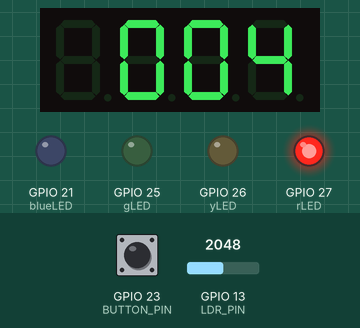
A program run on a simulated ESP32. Parts: 4-digit seven-segment display, output pins drawn as LEDs (lit = HIGH). Inputs (shaded band) come from the test bench; at power-on: GPIO 13 (LDR_PIN) = 2048, GPIO 23 (BUTTON_PIN) HIGH. What the program prints to the serial monitor is not drawn.

Above: at 1.8 s.
1.9 s: GPIO 13 (LDR_PIN) set to 1059
6.0 s: GPIO 13 (LDR_PIN) set to 929
7.9 s: GPIO 13 (LDR_PIN) set to 1040
At 8.5 s:
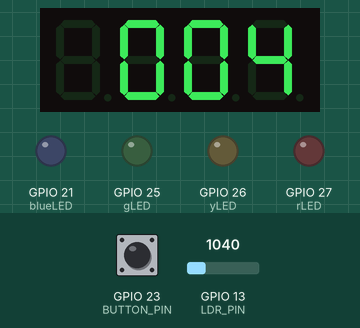
12.0 s: GPIO 23 (BUTTON_PIN) pulled LOW for 1.25 s
At 13.0 s:
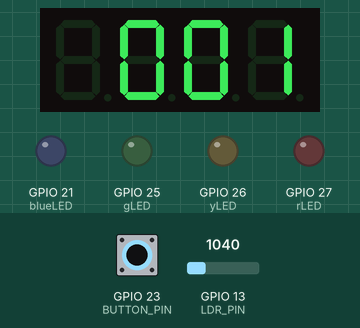
14.7 s: GPIO 23 (BUTTON_PIN) pulled LOW for 1.25 s
At 15.5 s:
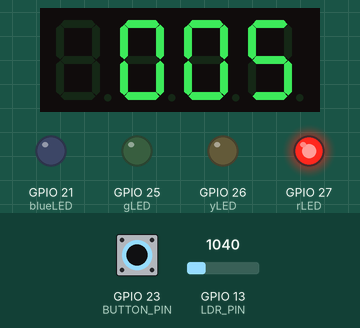
17.4 s: GPIO 23 (BUTTON_PIN) pulled LOW for 3.2 s
At 18.3 s:
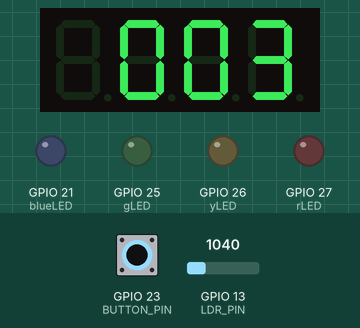
Timing chart, 0 to 20.4 s (numbered marks = the images above; inputs shaded):
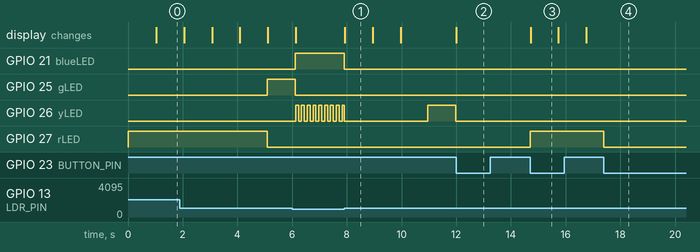

The program:

main.cpp
```cpp
#include <Arduino.h>
#include <TM1637Display.h>

// Pin đèn LED
// Đèn giao thông
#define rLED 27 // Đèn đỏ
#define yLED 26 // Đèn vàng
#define gLED 25 // Đèn xanh
// Đèn trời tối
#define blueLED 21

// Pin - TM1637
#define CLK 18
#define DIO 19

// Nút nhấn để tạm dừng.
#define BUTTON_PIN 23
// Cảm biến quang (LDR) để nhận biết trời tối.
#define LDR_PIN 13

// Khai báo thời gian của mỗi tín hiệu đèn (ms)
#define rTIME 5000
#define yTIME 2000
#define gTIME 5000

TM1637Display display(CLK, DIO);
// biến thời gian và trạng thái
ulong currentMiliseconds = 0; // Thời gian hiện tại
ulong ledTimeStart = 0;       // Thời điểm đèn đổi màu
int currentLED = rLED;        // Đèn hiện tại đang sáng
bool isPaused = false;        // Trạng thái dừng
int counter = rTIME / 1000;   // Thời gian hiển thị đếm ngược (s)

void togglePause();                                // Tạm dừng hoặc tiếp tục hệ thống
bool IsReady(ulong &ulTimer, uint32_t milisecond); // Kiểm tra xem đã hết thời gian đèn chưa
void NonBlocking_Traffic_Light();                  // Điều khiển đèn giao thông không dùng delay
void Testing_Display();                            // Hiển thị thời gian đếm ngược trên  TM1637
bool isNightMode = false; // Lưu trạng thái hiện tại (mặc định là ban ngày)
void yLED_Blink();

void setup()
{
    Serial.begin(115200);
    pinMode(rLED, OUTPUT);
    pinMode(yLED, OUTPUT);
    pinMode(gLED, OUTPUT);
    pinMode(blueLED, OUTPUT);
    pinMode(BUTTON_PIN, INPUT_PULLUP);
    pinMode(LDR_PIN, INPUT);

    display.setBrightness(7);
    digitalWrite(yLED, LOW);
    digitalWrite(gLED, LOW);
    digitalWrite(rLED, HIGH);
    currentLED = rLED;

    attachInterrupt(digitalPinToInterrupt(BUTTON_PIN), togglePause, FALLING);
    Serial.println("<== START ==>");
    Serial.print("RED light \t: ");
    Serial.print(counter);
    Serial.println("s");
}

void togglePause()
{
    isPaused = !isPaused;
    if (isPaused)
    {
        // Tắt tất cả đèn giao thông khi tạm dừng
        digitalWrite(rLED, LOW);
        digitalWrite(yLED, LOW);
        digitalWrite(gLED, LOW);
    }
    else
    {
        // Khi tiếp tục, bật lại đèn theo trạng thái hiện tại
        switch (currentLED)
        {
        case rLED:
            digitalWrite(rLED, HIGH);
            break;
        case yLED:
            digitalWrite(yLED, HIGH);
            break;
        case gLED:
            digitalWrite(gLED, HIGH);
            break;
        }
    }
}

void loop()
{
    int lightLevel = analogRead(LDR_PIN);
    bool newMode = (lightLevel < 1000); // Xác định chế độ hiện tại (true = đêm, false = ngày)

    // Kiểm tra nếu chế độ thay đổi
    if (newMode != isNightMode)
    {
        isNightMode = newMode; // Cập nhật trạng thái mới
        if (isNightMode)
        {
            Serial.println("🌙 NIGHT MODE");
        }
        else
        {
            Serial.println("☀️ DAY MODE");
        }
    }

    if (isNightMode)
    {
        digitalWrite(blueLED, HIGH);
        digitalWrite(rLED, LOW);
        digitalWrite(gLED, LOW);
        display.clear(); // Tắt màn hình hiển thị
        yLED_Blink();
    }
    else
    {
        digitalWrite(blueLED, LOW);
        digitalWrite(yLED, LOW);

        if (!isPaused)
        {
            currentMiliseconds = millis();
            NonBlocking_Traffic_Light();
            Testing_Display();
        }
    }
}


void Testing_Display()
{
    display.showNumberDec(counter, true, 3, 1);
    if (counter > 0)
    {
        counter--;
    }
    delay(1000);
}

bool IsReady(ulong &ulTimer, uint32_t milisecond)
{
    if (currentMiliseconds - ulTimer < milisecond)
        return false;
    ulTimer = currentMiliseconds;
    return true;
}

void NonBlocking_Traffic_Light()
{
    switch (currentLED)
    {
    case rLED: // Đèn đỏ: 5 giây
        if (IsReady(ledTimeStart, rTIME))
        {
            digitalWrite(rLED, LOW);
            digitalWrite(gLED, HIGH);
            currentLED = gLED;
            counter = gTIME / 1000;
            Serial.print("GREEN light\t : ");
            Serial.print(counter);
            Serial.println("s");
        }
        break;

    case gLED: // Đèn xanh: 5 giây
        if (IsReady(ledTimeStart, gTIME))
        {
            digitalWrite(gLED, LOW);
            digitalWrite(yLED, HIGH);
            currentLED = yLED;
            counter = yTIME / 1000;
            Serial.print("YELLOW light\t : ");
            Serial.print(counter);
            Serial.println("s");
        }
        break;

    case yLED: // Đèn vàng: 2 giây
        if (IsReady(ledTimeStart, yTIME))
        {
            digitalWrite(yLED, LOW);
            digitalWrite(rLED, HIGH);
            currentLED = rLED;
            counter = rTIME / 1000;
            Serial.print("RED light: \t\t: ");
            Serial.print(counter);
            Serial.println("s");
        }
        break;
    }
}
void yLED_Blink()
{
    static ulong lastBlinkTime = 0;  // Lưu thời gian lần nhấp nháy trước
    static bool isOn = false;        // Trạng thái đèn vàng

    if (millis() - lastBlinkTime >= 100)  // Mỗi 100ms đổi trạng thái đèn vàng
    {
        isOn = !isOn;
        digitalWrite(yLED, isOn ? HIGH : LOW);
        lastBlinkTime = millis();  // Cập nhật thời gian nhấp nháy
    }
}
```

Measured:
- after the input at 6.0 s, GPIO 21 (blueLED): LOW → HIGH after 0.11 s; GPIO 25 (gLED): HIGH → LOW after 0.11 s; GPIO 26 (yLED): alternates HIGH for 0.11 s and LOW for 0.11 s, starting after 0.13 s
- after the input at 7.9 s, GPIO 21 (blueLED): HIGH → LOW at once; the display: changes at once (image 1)
- after the input at 12.0 s, GPIO 27 (rLED): stays LOW (without the input it goes to HIGH after 1.0 s)
- after the input at 14.7 s, GPIO 27 (rLED): LOW → HIGH at once; the display: changes at once (image 3)
- after the input at 17.4 s, GPIO 25 (gLED): stays LOW (without the input it goes to HIGH after 2.4 s); GPIO 27 (rLED): HIGH → LOW after 0.00 s instead of 2.4 s
- what the display in image 1 shows lasts 1.0 s, from 7.9 s to 8.9 s
